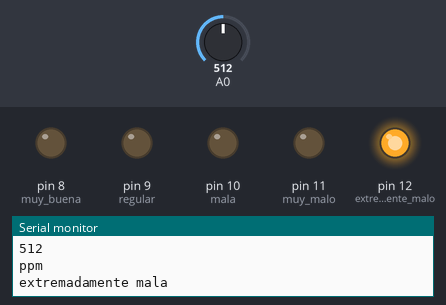
A sketch run on a simulated Arduino Uno, built with avr-gcc and run on an emulated ATmega328P. Parts: output pins drawn as LEDs (lit = HIGH), the last lines printed to the serial monitor. Inputs (shaded band) come from the test bench; at power-on: A0 = 512.

Above: at 1.5 s.
1.6 s: A0 set to 235
3.7 s: A0 set to 211
At 5.2 s:
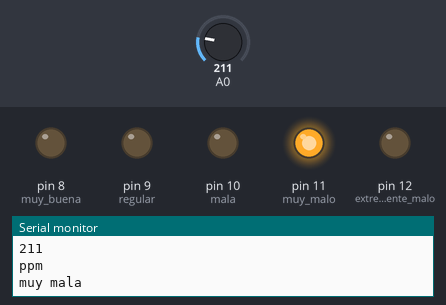
5.5 s: A0 set to 179
7.4 s: A0 set to 157
At 8.8 s:
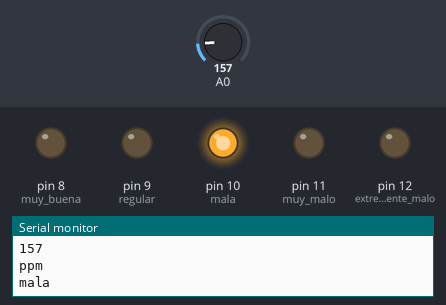
9.2 s: A0 set to 122
11.2 s: A0 set to 101
At 12.4 s:
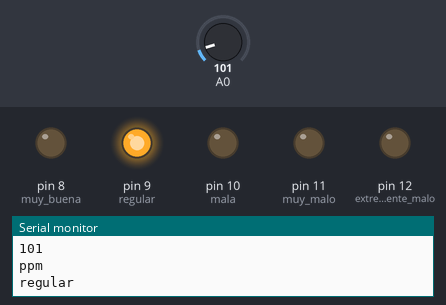
Timing chart, 0 to 14.0 s (numbered marks = the images above; inputs shaded):
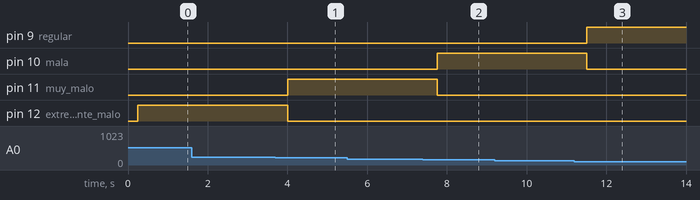

Measured:
- the behaviour switches between 221 and 220 on A0 (found by bisection; images 0 and 1)
- the behaviour switches between 166 and 165 on A0 (found by bisection; images 1 and 2)
- the behaviour switches between 111 and 110 on A0 (found by bisection; images 2 and 3)
- after the input at 3.7 s, pin 11 (muy_malo): LOW → HIGH after 0.30 s; pin 12 (extremadamente_malo): HIGH → LOW after 0.30 s
- after the input at 7.4 s, pin 10 (mala): LOW → HIGH after 0.36 s; pin 11 (muy_malo): HIGH → LOW after 0.36 s
- after the input at 11.2 s, pin 9 (regular): LOW → HIGH after 0.31 s; pin 10 (mala): HIGH → LOW after 0.31 s

The sketch:

CodigoArduino.ino
```cpp
int mql135=0;
int muy_buena=8;
int regular=9;
int mala=10;
int muy_malo=11;
int extremadamente_malo=12;
void setup() {
  Serial.begin(9600);
  pinMode(muy_buena,OUTPUT);
  pinMode(regular,OUTPUT);
  pinMode(mala,OUTPUT);
  pinMode(muy_malo,OUTPUT);
  pinMode(extremadamente_malo,OUTPUT);

  digitalWrite(muy_buena,LOW);
  digitalWrite(regular,LOW);
  digitalWrite(mala,LOW);
  digitalWrite(muy_malo,LOW);
  digitalWrite(extremadamente_malo,LOW);


}

void loop() {


  mql135=analogRead(0);
  Serial.println(mql135,DEC);
  Serial.println("ppm");
  delay(250);
  if(mql135<=90){

    Serial.println("muy buena");
    digitalWrite(muy_buena,HIGH);
    digitalWrite(regular,LOW);
    digitalWrite(mala,LOW);
    digitalWrite(muy_malo,LOW);
    digitalWrite(extremadamente_malo,LOW);
    delay(500);
  }
  if(mql135>=91 and mql135<=110){
    Serial.println("regular");
    digitalWrite(muy_buena,LOW);
    digitalWrite(regular,HIGH);
    digitalWrite(mala,LOW);
    digitalWrite(muy_malo,LOW);
    digitalWrite(extremadamente_malo,LOW);
    delay(500);


  }
  if(mql135>=111 and mql135<=165){
    Serial.println("mala");
    digitalWrite(muy_buena,LOW);
    digitalWrite(regular,LOW);
    digitalWrite(mala,HIGH);
    digitalWrite(muy_malo,LOW);
    digitalWrite(extremadamente_malo,LOW);
    delay(500);
  }
    if(mql135>=166 and mql135<=220){
      Serial.println("muy mala");
      digitalWrite(muy_buena,LOW);
      digitalWrite(regular,LOW);
      digitalWrite(mala,LOW);
      digitalWrite(muy_malo,HIGH);
      digitalWrite(extremadamente_malo,LOW);
      delay(500);
    }
    if(mql135>=221 and mql135<=550){
      Serial.println("extremadamente mala");
      digitalWrite(muy_buena,LOW);
      digitalWrite(regular,LOW);
      digitalWrite(mala,LOW);
      digitalWrite(muy_malo,LOW);
      digitalWrite(extremadamente_malo,HIGH);
      delay(500);
    }


}
```
